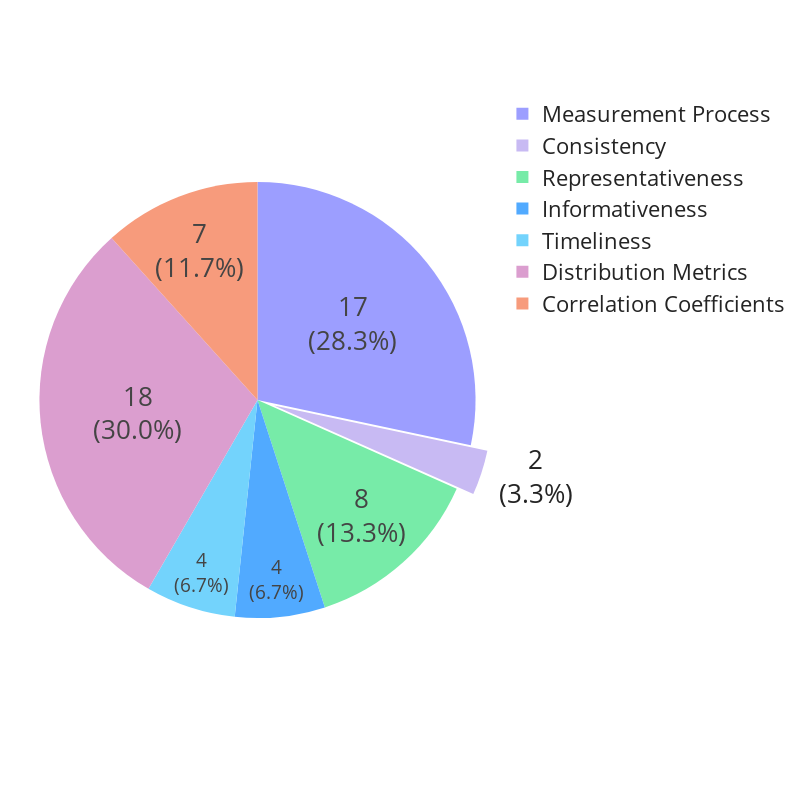

The notebook cell saved with this chart:
### Code cell
import numpy as np
import plotly.express as px

# Define your custom cluster order
desired_order = [
    "Measurement Process",
    "Consistency",
    "Representativeness",
    "Informativeness",
    "Timeliness",
    "Distribution Metrics",
    "Correlation Coefficients"
]

df["cluster"] = pd.Categorical(df["cluster"], categories=desired_order, ordered=True)
df = df.sort_values("cluster")

# Create the 2-line text (keep <br> for inside; outside works too)
df["slice_text_multiline"] = df.apply(
    lambda r: f"{int(r['n_metrics'])}<br>({r['percentage']:.1f}%)",
    axis=1
)

# --- choose when to push labels outside ---
# Anything below this percent goes outside (tune 4–8 depending on crowding)
OUTSIDE_THRESHOLD_PCT = 6.0

is_small = df["percentage"] < OUTSIDE_THRESHOLD_PCT

# Pull out only the small slices (helps leader lines + avoids collisions)
pull = np.where(is_small, 0.08, 0.0)

fig = px.pie(
    df,
    names="cluster",
    values="n_metrics",
    color="cluster",
    color_discrete_map=cluster_colors,
    category_orders={"cluster": desired_order}
)

fig.update_traces(
    sort=False,
    text=df["slice_text_multiline"],
    textinfo="text",
    textfont=dict(size=26),  # ✅ force label font size

    # ✅ mixed strategy:
    textposition=np.where(is_small, "outside", "inside"),

    # inside label orientation
    insidetextorientation="horizontal",

    # help outside labels with leader lines
    pull=pull,

    hovertemplate=(
        "<b>%{label}</b><br>"
        "N = %{value}<br>"
        "% = %{percent:.1%}<extra></extra>"
    ),
)

fig.update_layout(
    title=None,
    showlegend=True,
    width=800,
    height=800,
    margin=dict(l=20, r=20, t=10, b=10),
    font=dict(size=22),

    # ✅ IMPORTANT: do NOT allow Plotly to shrink text
    #uniformtext_minsize=24,
    #uniformtext_mode="show"
)

fig.show()

### Figure 1 — Plotly figure (JSON) as saved in the notebook; plotly's stock layout.template omitted (floating-point values rounded to 4 significant figures)
{"data": [{"customdata": [["Measurement Process"], ["Consistency"], ["Representativeness"], ["Informativeness"], ["Timeliness"], ["Distribution Metrics"], ["Correlation Coefficients"]], "direction": "clockwise", "domain": {"x": [0, 1], "y": [0, 1]}, "hovertemplate": "<b>%{label}</b><br>N = %{value}<br>% = %{percent:.1%}<extra></extra>", "insidetextorientation": "horizontal", "labels": ["Measurement Process", "Consistency", "Representativeness", "Informativeness", "Timeliness", "Distribution Metrics", "Correlation Coefficients"], "legendgroup": "", "marker": {"colors": ["#9C9EFF", "#C8BAF3", "#77EBA8", "#51AAFF", "#73D3FC", "#DB9ECF", "#F79B7C"]}, "name": "", "pull": [0.0, 0.08, 0.0, 0.0, 0.0, 0.0, 0.0], "showlegend": true, "sort": false, "text": ["17<br>(28.3%)", "2<br>(3.3%)", "8<br>(13.3%)", "4<br>(6.7%)", "4<br>(6.7%)", "18<br>(30.0%)", "7<br>(11.7%)"], "textfont": {"size": 26}, "textinfo": "text", "textposition": ["inside", "outside", "inside", "inside", "inside", "inside", "inside"], "type": "pie", "values": [17, 2, 8, 4, 4, 18, 7]}], "layout": {"font": {"size": 22}, "height": 800, "legend": {"tracegroupgap": 0}, "margin": {"b": 10, "l": 20, "r": 20, "t": 10}, "showlegend": true, "title": {}, "width": 800}}
